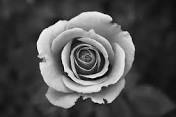
#> input picture interview/download.jpg, 176 x 117 px
$ python imagepro5.py
#> lines starting #> are read from the running program, lines starting #| are printed output that depends on the picture
import cv2
import numpy as np

img1=cv2.imread('download.jpg',1)
#> img1 is the input picture: shape (117, 176, 3); min 0, max 255, mean 79.6
img2=cv2.imread('hdimage.jpg',1)
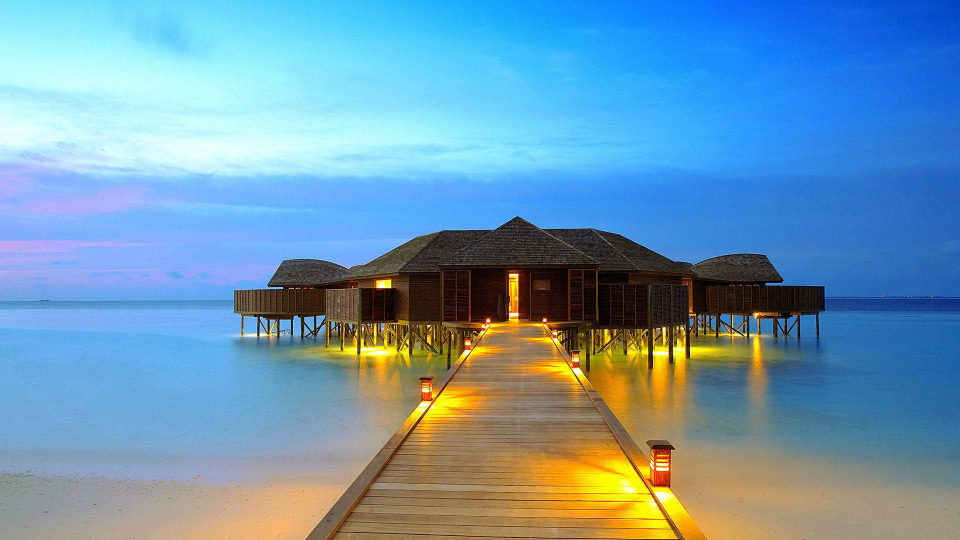
#> input picture interview/hdimage.jpg, 1920 x 1080 px (shown at 1/2 size)
#> img2 is the input picture: shape (1080, 1920, 3); mean B, G, R 177.6, 151.6, 110

img4=cv2.resize(img1,(350,350))
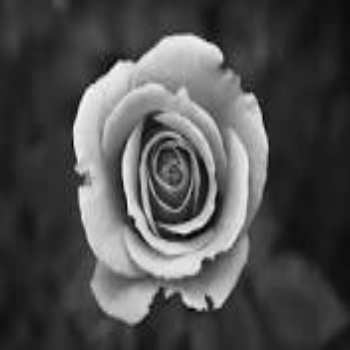
#> img4: shape (350, 350, 3); min 1, max 253, mean 79.5
img5=cv2.resize(img2,(350,350))
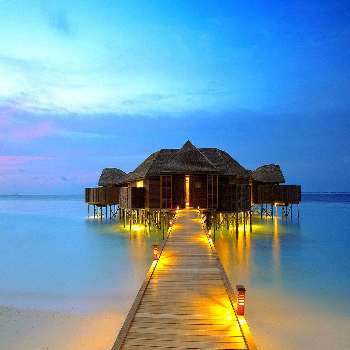
#> img5: shape (350, 350, 3); mean B, G, R 177.5, 151.6, 109.9

img3=cv2.addWeighted(img4,1,img5,.5,0)
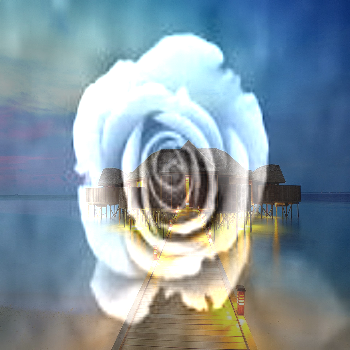
#> img3: shape (350, 350, 3); mean B, G, R 161.7, 150.9, 132

cv2.imshow('img',img3)
cv2.waitKey(0)
cv2.destroyAllWindows()
